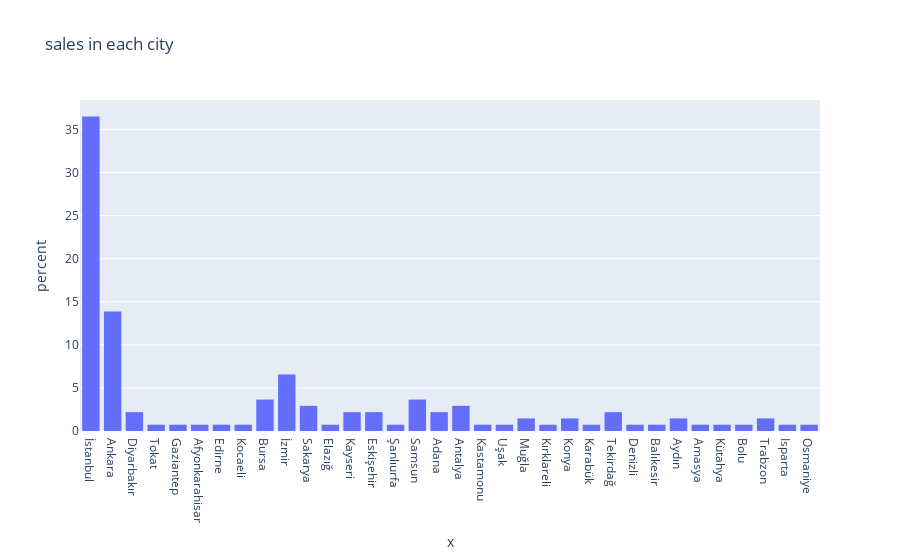

Notebook source saved alongside this figure:
### Code cell
fig1=px.histogram(data.City, x=data.City, title='sales in each city', histnorm='percent')
fig1.show()
fig2=px.histogram(test_df.City, x=test_df.City, title='sales in each city', histnorm='percent')
fig.show()

### Figure 1 — Plotly figure (JSON) as saved in the notebook; plotly's stock layout.template omitted (floating-point values rounded to 4 significant figures; data arrays with more than 128 entries replaced by an {"elided": "..."} marker saying what was removed)
{"data": [{"alignmentgroup": "True", "bingroup": "x", "histnorm": "percent", "hovertemplate": "x=%{x}<br>percent=%{y}<extra></extra>", "legendgroup": "", "marker": {"color": "#636efa", "pattern": {"shape": ""}}, "name": "", "offsetgroup": "", "orientation": "v", "showlegend": false, "type": "histogram", "x": {"elided": "137 str values"}, "xaxis": "x", "yaxis": "y"}], "layout": {"barmode": "relative", "legend": {"tracegroupgap": 0}, "title": {"text": "sales in each city"}, "xaxis": {"anchor": "y", "domain": [0, 1], "title": {"text": "x"}}, "yaxis": {"anchor": "x", "domain": [0, 1], "title": {"text": "percent"}}}}
